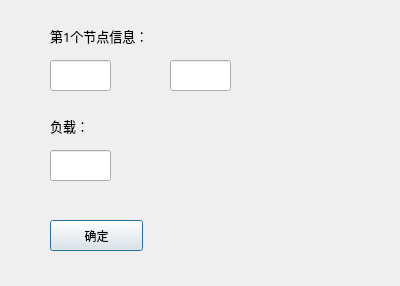
<?xml version="1.0" encoding="UTF-8"?>
<ui version="4.0">
 <class>dialog</class>
 <widget class="QDialog" name="dialog">
  <property name="geometry">
   <rect>
    <x>0</x>
    <y>0</y>
    <width>400</width>
    <height>286</height>
   </rect>
  </property>
  <property name="windowTitle">
   <string>输入节点信息</string>
  </property>
  <widget class="QLabel" name="label">
   <property name="geometry">
    <rect>
     <x>50</x>
     <y>20</y>
     <width>131</width>
     <height>31</height>
    </rect>
   </property>
   <property name="font">
    <font>
     <family>宋体</family>
     <pointsize>10</pointsize>
    </font>
   </property>
   <property name="text">
    <string>第1个节点信息：</string>
   </property>
  </widget>
  <widget class="QLineEdit" name="lineEdit">
   <property name="geometry">
    <rect>
     <x>50</x>
     <y>60</y>
     <width>61</width>
     <height>31</height>
    </rect>
   </property>
  </widget>
  <widget class="QLineEdit" name="lineEdit_2">
   <property name="geometry">
    <rect>
     <x>170</x>
     <y>60</y>
     <width>61</width>
     <height>31</height>
    </rect>
   </property>
  </widget>
  <widget class="QLabel" name="label_2">
   <property name="geometry">
    <rect>
     <x>50</x>
     <y>110</y>
     <width>131</width>
     <height>31</height>
    </rect>
   </property>
   <property name="font">
    <font>
     <family>宋体</family>
     <pointsize>10</pointsize>
    </font>
   </property>
   <property name="text">
    <string>负载：</string>
   </property>
  </widget>
  <widget class="QLineEdit" name="lineEdit_3">
   <property name="geometry">
    <rect>
     <x>50</x>
     <y>150</y>
     <width>61</width>
     <height>31</height>
    </rect>
   </property>
  </widget>
  <widget class="QPushButton" name="pushButton">
   <property name="geometry">
    <rect>
     <x>50</x>
     <y>220</y>
     <width>93</width>
     <height>31</height>
    </rect>
   </property>
   <property name="text">
    <string>确定</string>
   </property>
  </widget>
 </widget>
 <resources/>
 <connections/>
</ui>
